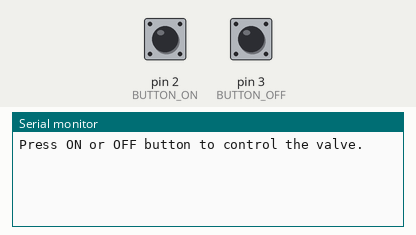
Simulated run of this sketch. Board: Arduino Uno, built with avr-gcc and run on an emulated ATmega328P. Parts: the last lines printed to the serial monitor. The inputs (shaded band) are chosen by the test bench; at power-on: pin 2 (BUTTON_ON) HIGH, pin 3 (BUTTON_OFF) HIGH.

Above: at 1.2 s.
1.3 s: pin 2 (BUTTON_ON) pulled LOW for 0.15 s
At 2.5 s:
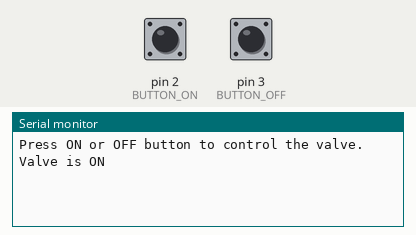
2.9 s: pin 3 (BUTTON_OFF) pulled LOW for 0.15 s
At 4.0 s:
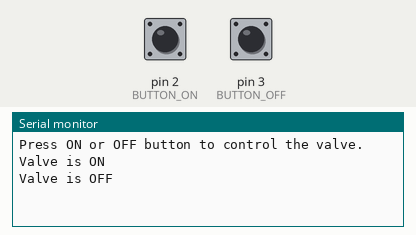

The sketch:

dcv.ino
```cpp
#define DCV_PIN 10      // Pin connected to relay
#define BUTTON_ON 2     // Pin connected to ON button
#define BUTTON_OFF 3    // Pin connected to OFF button

void setup() {
  pinMode(DCV_PIN, OUTPUT);       // Set relay pin as OUTPUT
  digitalWrite(DCV_PIN, LOW);     // Initialize valve as OFF

  pinMode(BUTTON_ON, INPUT_PULLUP);  // Set ON button as INPUT with pull-up
  pinMode(BUTTON_OFF, INPUT_PULLUP); // Set OFF button as INPUT with pull-up

  Serial.begin(9600); // Optional: For debugging
  Serial.println("Press ON or OFF button to control the valve.");
}

void loop() {
  // Read the button states
  bool onButtonState = digitalRead(BUTTON_ON);
  bool offButtonState = digitalRead(BUTTON_OFF);

  // If ON button is pressed
  if (onButtonState == LOW) { // Button is active LOW
    digitalWrite(DCV_PIN, HIGH); // Turn the valve ON
    Serial.println("Valve is ON");
    delay(200); // Debounce delay
  }

  // If OFF button is pressed
  if (offButtonState == LOW) { // Button is active LOW
    digitalWrite(DCV_PIN, LOW); // Turn the valve OFF
    Serial.println("Valve is OFF");
    delay(200); // Debounce delay
  }
}
```

Measured:
- after the input at 1.3 s, the serial monitor: prints a new line at once (image 1)
- after the input at 2.9 s, the serial monitor: prints a new line at once (image 2)
